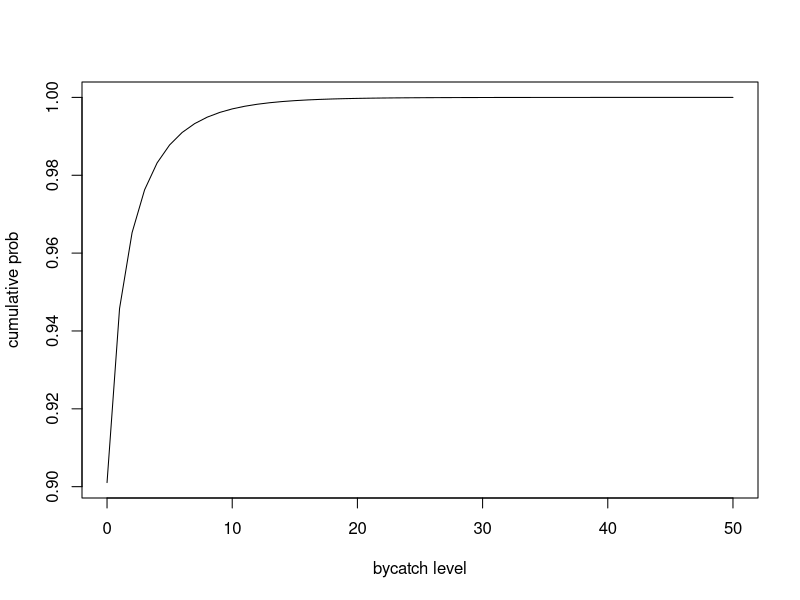

The R script that drew this image:
## ---- chunk 1
knitr::opts_chunk$set(echo = TRUE)
library(tidyverse)
## ---- chunk 2

byctch<-read.csv("data/table_4_3.csv")%>%
  rename(nTows=frequency,nBrds=bycatch) %>%
  mutate(totBrds=nBrds*nTows) %>%
  #mutate(propTow=(bycatch*frequency/sum(frequency)))
  summarise(m=sum(totBrds)/sum(nTows),
            s=sum(nTows*(nBrds-m)^2)/(sum(nTows)-1))

## calculate mean
m=sum(byctch$totBrds)/sum(byctch$frequency) # weighted means 
#m2=sum(byctch$propTow)/sum(byctch$frequency) # this is waaaay too small

Ntow=1000
Nsim=150
mDat=byctch$m
kDat=(mDat^2)/(byctch$s-mDat)
d=0.25
tq=qt(0.95,Ntow-1) # qt(1-alpha/2,df=N-1

## ---- chunk 3

prC<-function(c,m=mDat,k=kDat){
  p=(gamma(k+c)/(gamma(k)*factorial(c)))*(k/(k+m))^k*(m/(m+k))^c
  return(p)
}

sim1=data.frame(bc=c(0:50),
                probBc=sapply(0:50,function(x) prC(x))) %>%
  mutate(randUnif=runif(51,0,1))%>%
  mutate(cuSum=cumsum(probBc))

plot(sim1$bc,sim1$cuSum,type="l",
     xlab="bycatch level",ylab="cumulative prob")

## ---- chunk 4
simTow<-matrix(data=NA,nrow=Ntow,ncol=Nsim)

for(i in 1:Ntow){
  rn<-runif(1,0,1)
  
}
